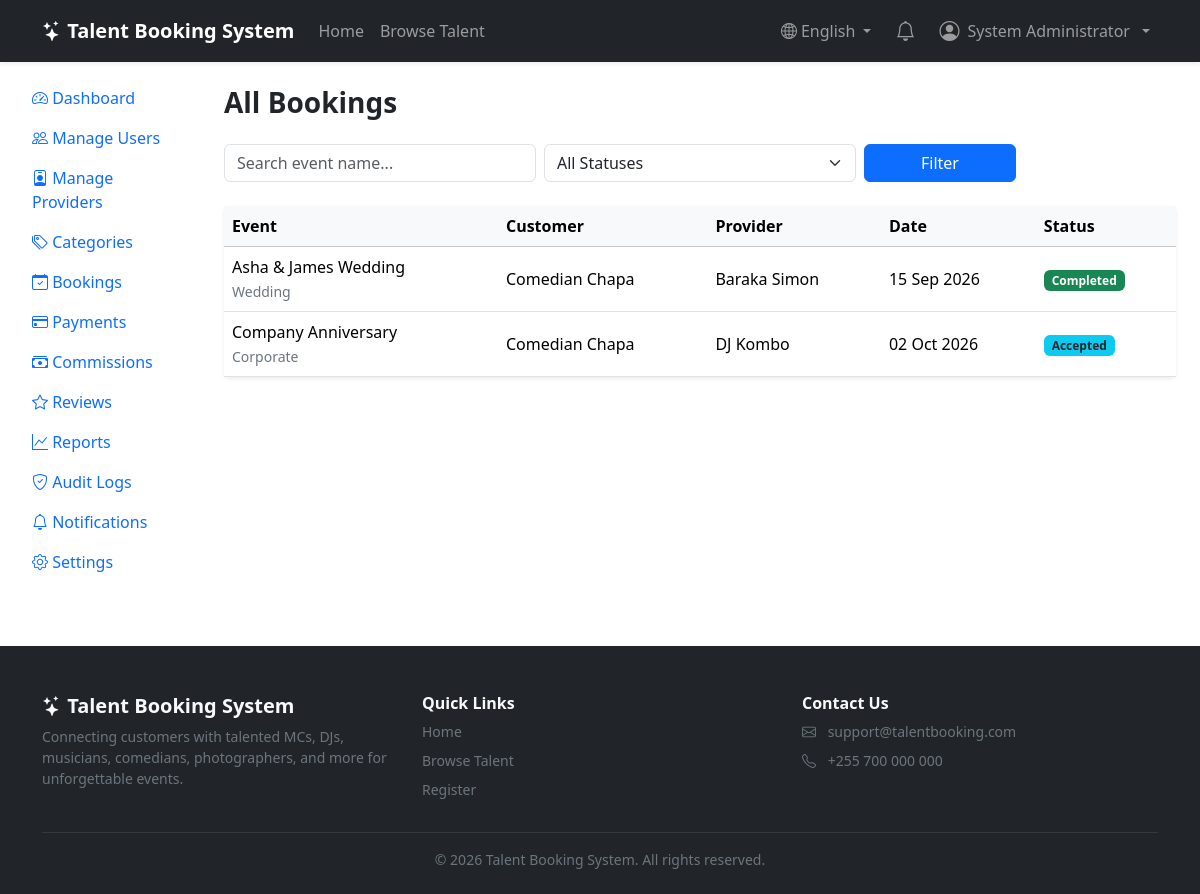
The app's page /admin/bookings.php (signed in) with its own data.
### tables this page shows
CREATE TABLE `bookings` (
  `id` INT UNSIGNED AUTO_INCREMENT PRIMARY KEY,
  `customer_id` INT UNSIGNED NOT NULL,
  `provider_id` INT UNSIGNED NOT NULL,
  `event_name` VARCHAR(200) NOT NULL,
  `event_type` VARCHAR(100) NOT NULL,
  `event_date` DATE NOT NULL,
  `event_location` VARCHAR(200) NOT NULL,
  `event_description` TEXT DEFAULT NULL,
  `booking_status` ENUM('pending','accepted','rejected','cancelled','ongoing','completed') NOT NULL DEFAULT 'pending',
  `provider_completed` TINYINT(1) UNSIGNED NOT NULL DEFAULT 0,
  `customer_completed` TINYINT(1) UNSIGNED NOT NULL DEFAULT 0,
  `created_at` TIMESTAMP NOT NULL DEFAULT CURRENT_TIMESTAMP,
  `updated_at` TIMESTAMP NOT NULL DEFAULT CURRENT_TIMESTAMP ON UPDATE CURRENT_TIMESTAMP,
  CONSTRAINT `fk_bookings_customer` FOREIGN KEY (`customer_id`) REFERENCES `users`(`id`) ON DELETE CASCADE,
  CONSTRAINT `fk_bookings_provider` FOREIGN KEY (`provider_id`) REFERENCES `providers`(`id`) ON DELETE CASCADE,
  INDEX `idx_bookings_status` (`booking_status`),
  INDEX `idx_bookings_date` (`event_date`)
);

CREATE TABLE `users` (
  `id` INT UNSIGNED AUTO_INCREMENT PRIMARY KEY,
  `fullname` VARCHAR(150) NOT NULL,
  `email` VARCHAR(150) NOT NULL UNIQUE,
  `phone` VARCHAR(20) DEFAULT NULL,
  `password` VARCHAR(255) NOT NULL,
  `role` ENUM('admin','customer','provider') NOT NULL DEFAULT 'customer',
  `status` ENUM('active','inactive','suspended') NOT NULL DEFAULT 'active',
  `profile_image` VARCHAR(255) DEFAULT NULL,
  `remember_token` VARCHAR(255) DEFAULT NULL,
  `created_at` TIMESTAMP NOT NULL DEFAULT CURRENT_TIMESTAMP,
  `updated_at` TIMESTAMP NOT NULL DEFAULT CURRENT_TIMESTAMP ON UPDATE CURRENT_TIMESTAMP,
  INDEX `idx_users_role` (`role`),
  INDEX `idx_users_status` (`status`)
);

### includes/functions.php (called while the page is built, shortened)
<?php
function e($string): string
{
    return htmlspecialchars($string ?? '', ENT_QUOTES, 'UTF-8');
}
function format_date(?string $date): string
{
    return date('d M Y', strtotime($date));
}
function booking_status_badge(string $status): string
{
    return match ($status) {
        'pending'   => 'bg-warning text-dark',
        'accepted'  => 'bg-info text-dark',
        'rejected'  => 'bg-danger',
        'cancelled' => 'bg-secondary',
        'ongoing'   => 'bg-primary',
        'completed' => 'bg-success',
        default     => 'bg-secondary',
    };
}

### admin/bookings.php (the view, shortened to what this page needs)
<?php
require_once __DIR__ . '/../includes/functions.php';
require_once __DIR__ . '/../includes/auth.php';
$search = trim($_GET['q'] ?? '');
$conditions = ['1=1'];
$params = [];
$where = implode(' AND ', $conditions);
$stmt = $pdo->prepare(
    "SELECT b.*, cu.fullname as customer_name, pu.fullname as provider_name
     FROM bookings b
     JOIN users cu ON cu.id = b.customer_id
     JOIN providers p ON p.id = b.provider_id
     JOIN users pu ON pu.id = p.user_id
     WHERE {$where}
     ORDER BY b.created_at DESC"
);
$stmt->execute($params);
$bookings = $stmt->fetchAll();
require_once __DIR__ . '/../includes/header.php';
?>
<div class="container-fluid">
    <div class="row">
        <?php require __DIR__ . '/_sidebar.php'; ?>
        <div class="col-lg-9 col-xl-10 py-4">
            <div class="container-fluid">
                <h3 class="fw-bold mb-4">All Bookings</h3>
                <form method="GET" action="" class="row g-2 mb-4">
                    <div class="col-md-4">
                        <input type="text" name="q" class="form-control" value="<?= e($search) ?>" placeholder="Search event name...">
                    </div>
                    <div class="col-md-4">
                        <select name="status" class="form-select">
                            <option value="">All Statuses</option>
                        </select>
                    </div>
                    <div class="col-md-2">
                        <button type="submit" class="btn btn-primary w-100">Filter</button>
                    </div>
                </form>
                <div class="card border-0 shadow-sm">
                    <div class="table-responsive">
                        <table class="table table-hover mb-0 align-middle">
                            <thead class="table-light">
                                <tr><th>Event</th><th>Customer</th><th>Provider</th><th>Date</th><th>Status</th></tr>
                            </thead>
                            <tbody>
                                <?php foreach ($bookings as $b): ?>
                                    <tr>
                                        <td><?= e($b['event_name']) ?><br><span class="small text-secondary"><?= e($b['event_type']) ?></span></td>
                                        <td><?= e($b['customer_name']) ?></td>
                                        <td><?= e($b['provider_name']) ?></td>
                                        <td><?= format_date($b['event_date']) ?></td>
                                        <td><span class="badge <?= booking_status_badge($b['booking_status']) ?>"><?= ucfirst(e($b['booking_status'])) ?></span></td>
                                    </tr>
                                <?php endforeach; ?>
                            </tbody>
                        </table>
                    </div>
                </div>
            </div>
        </div>
    </div>
</div>
<?php require_once __DIR__ . '/../includes/footer.php'; ?>

### records on screen
bookings: event_name "Asha & James Wedding", event_type "Wedding", customer.fullname "Comedian Chapa", users.fullname "Baraka Simon", event_date "15 Sep 2026", booking_status "Completed"
bookings: event_name "Company Anniversary", event_type "Corporate", customer.fullname "Comedian Chapa", users.fullname "DJ Kombo", event_date "02 Oct 2026", booking_status "Accepted"

### other values on screen
APP_NAME "Talent Booking System"
__t('home') "Home"
__t('browse_talent') "Browse Talent"
current_user_name() "System Administrator"
__t('register') "Register"
__t('contact_us') "Contact Us"
